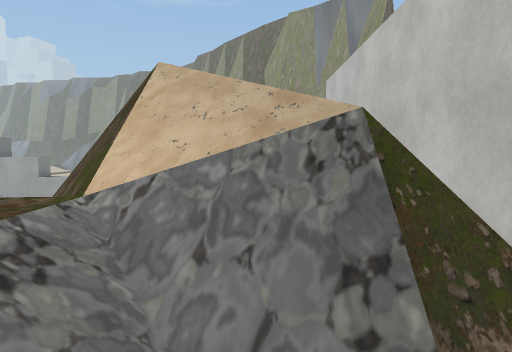
[1] (above)

23 first-person views from a walk through a Unity game level. The camera is 1.5 m above the floor, tilts 4° down and sees 75° across. The floor is counted in squares, 1 m on a side. Each view is taken from the middle of a square. On the plan, view 1 faces up. The plan holds only what a view shows up to about 15 squares ahead; the rest is blank. The place goes on beyond the plan. The player character is not drawn. Some animated figures are left out. Some surface patterns are stand-ins.

[2]
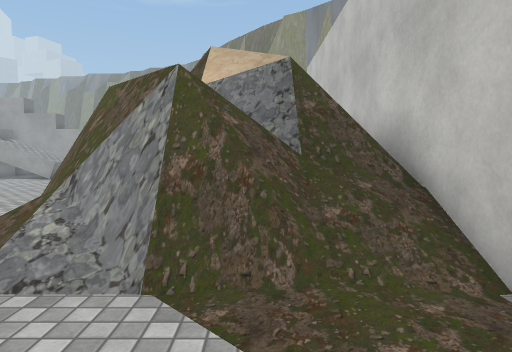

[3]
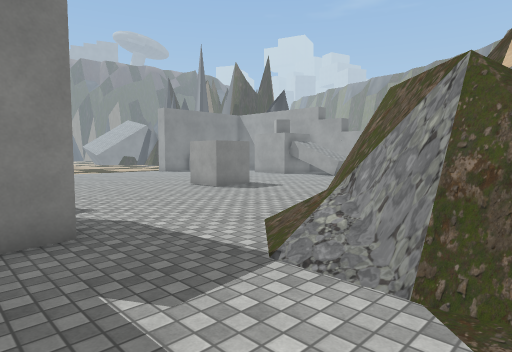

[4]
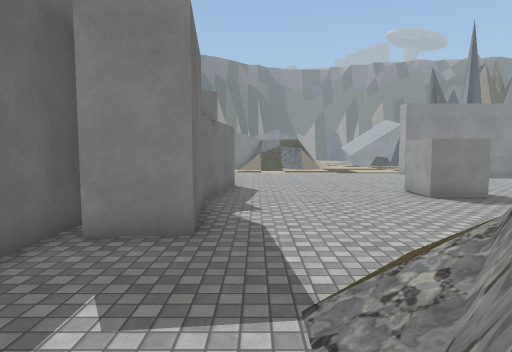

[5]
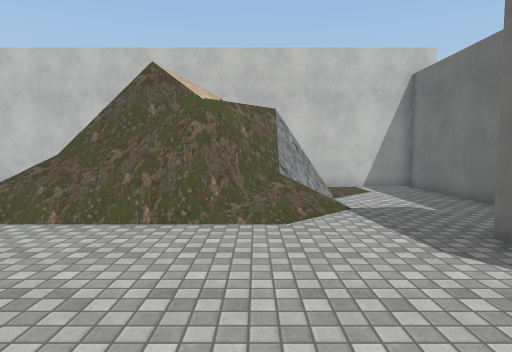

[6]
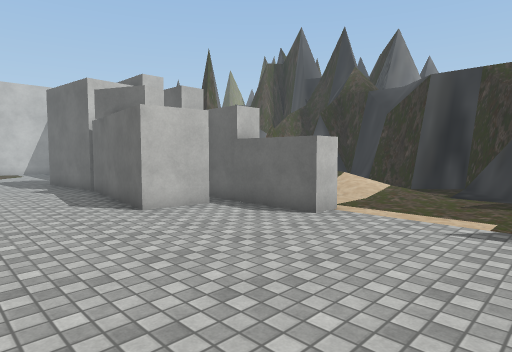

[7]
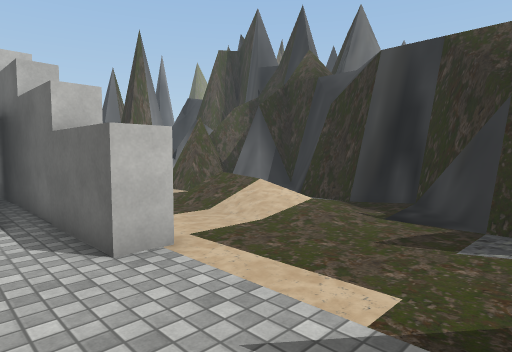

[8]
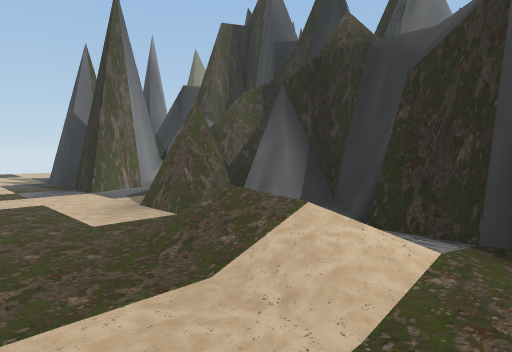

[9]
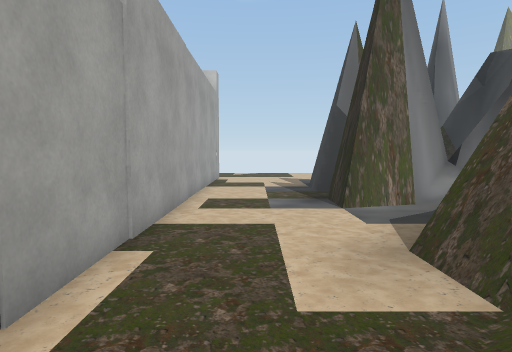

[10]
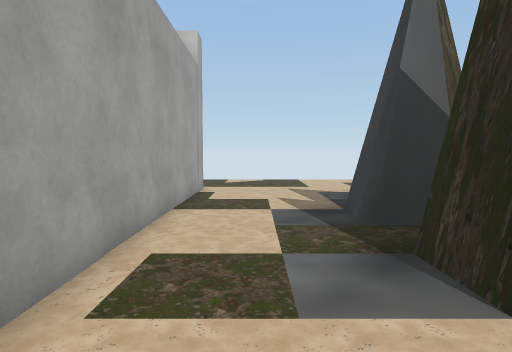

[11]
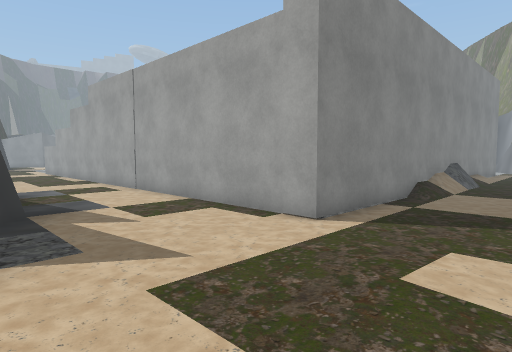

[12]
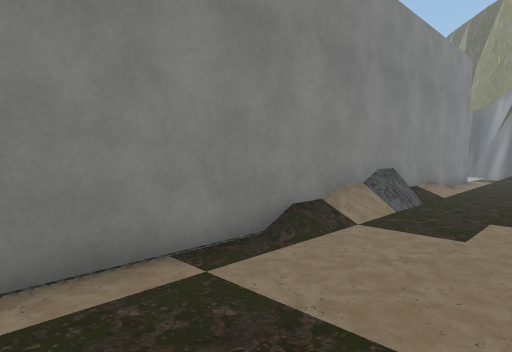

[13]
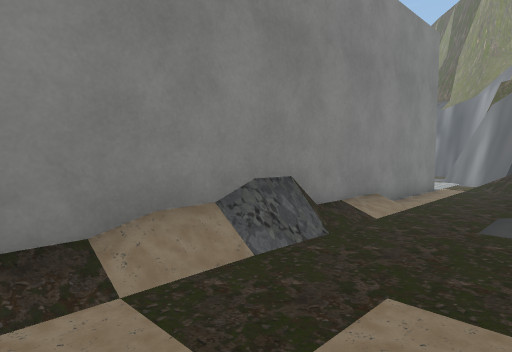

[14]
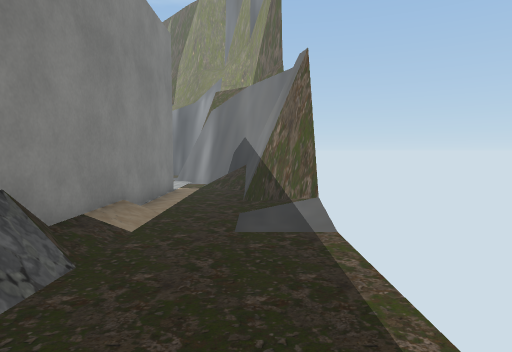

[15]
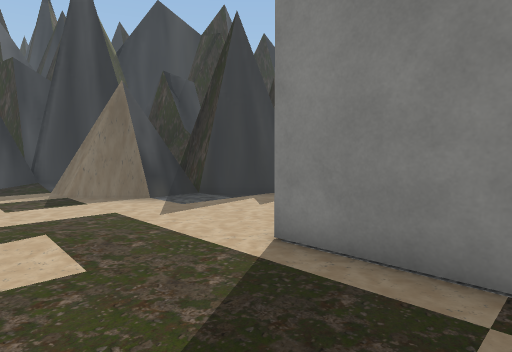

[16]
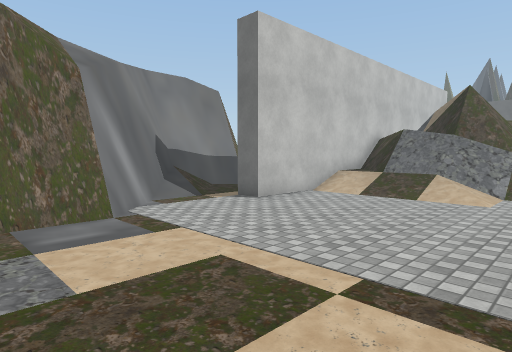

[17]
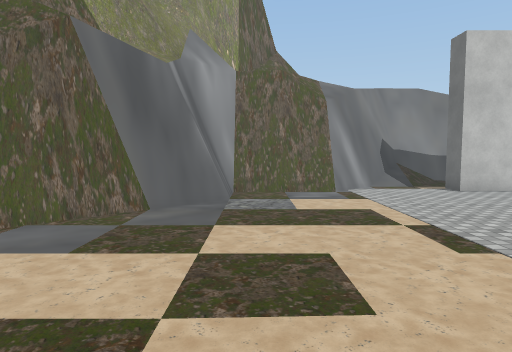

[18]
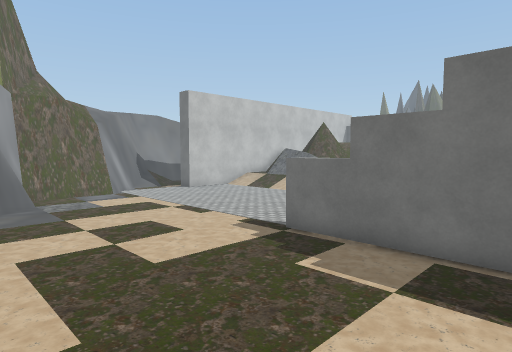

[19]
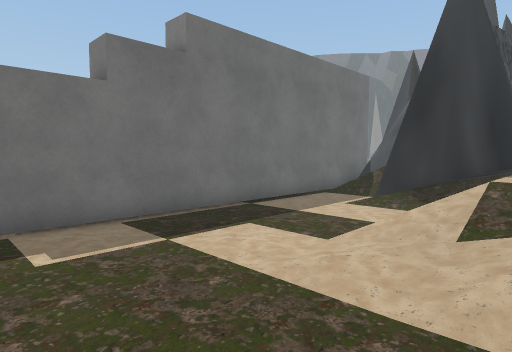

[20]
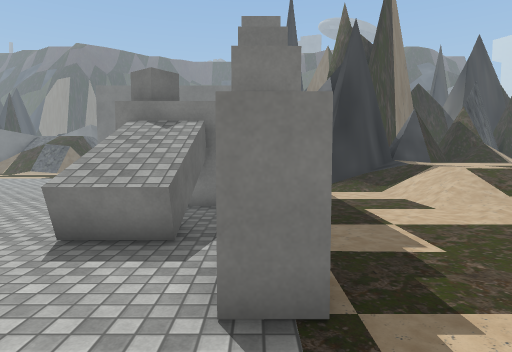

[21]
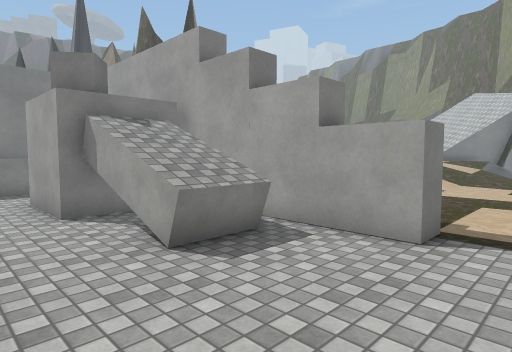

[22]
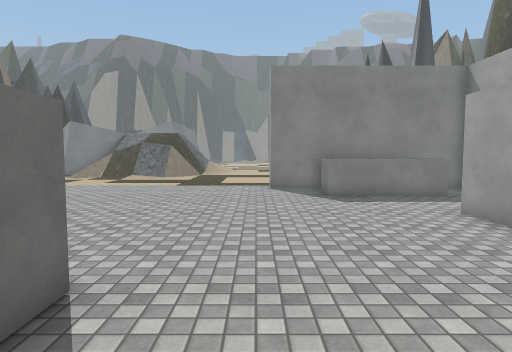

[23]
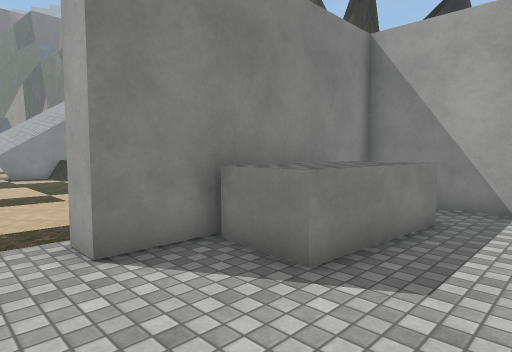

### Floor plan
Key: @ floor where view 1 was taken; # wall or solid block; . main floor; : floor 0.25 m higher than the main floor; + floor 0.75 m higher than the main floor; * floor 1 m higher than the main floor; % floor 2.75 m higher than the main floor; & floor 3 m higher than the main floor; / step, stairs or slope; = window, fence, low wall or low ledge; ^ raised ledge; v drop or lower ground; B building; C cube; O other object.
Columns run from 25 left of view 1 to 8 right of it. Each row starts with its distance up from view 1.
 25      ****//// ...   ...##    vv
 24     *****////...........##    v
 23   ##///////:.............###
 22    ##//////...............###
 21     #//.....................#
 20     #.......................##
 19  ##//.......................##
 18  #BBBBBBBBBBBBBBB...........##
 17  BBBBBBBBBBBBBBBB............##
 16  B        BBBB               .##
 15  BBB     BBBBBB              ./##
 14  BBBB    BBBBBB              .//#
 13  BBBB  BBBB                 BB./#
 12  BBBB                       BB.:#
 11  BBBB             .         BB..#
 10  B                    //////BB..##
  9 BB                    //////BB..:#
  8                .      /////+BB..//
  7       .             //////==BB.../
  6             CC      //===/  BB....
  5              CC     ===##=  #B....
  4             CC      =#=###  ##....
  3                     =#%=^^ =##....
  2                     =##&^^###B....
  1  .           .      .###%/#=BB...
  0                     .O=#v@//BB...
 -1                      .O=#=//BB....
 -2                       ....:.BB....
 -3          BBBBB  BBB      ...BB....
 -4  .       B BBBBBB  B        BB...
 -5          BBBB  B   B     .  BB...
 -6       BBBBBBBBBBB BBBBBBBBBBBB....
 -7  .....B  B  BBBBBBBBBBBBBBBBB.....
 -8  ................................
 -9   .............................:..
-10   ...::////.....................:.
-11   ...://////......===.==.........
-12   ##..//    =##=..#######........
-13   ###==     =###=.##   ###=#......
-14   vv######=####   #      ####....
-15    vvvvv####                ##..

Positions as (right, up) in squares from view 1, and headings:
1: (0, 0), facing up
2: (0, -5), facing up
3: (0, -5), facing up-left
4: (0, -2), facing left
5: (-12, 1), facing right
6: (-24, 1), facing down-right
7: (-24, -4), facing down-right
8: (-20, -7), facing down-right
9: (-16, -9), facing right
10: (-10, -9), facing right
11: (8, -13), facing up-left
12: (8, -6), facing up-left
13: (8, -1), facing up-left
14: (7, 0), facing up
15: (8, -3), facing down-left
16: (-5, 21), facing down-right
17: (-10, 21), facing right
18: (-15, 25), facing down-right
19: (-10, 25), facing down-left
20: (-6, 17), facing left
21: (-7, 11), facing up-left
22: (-10, 8), facing left
23: (-19, 7), facing up-left
